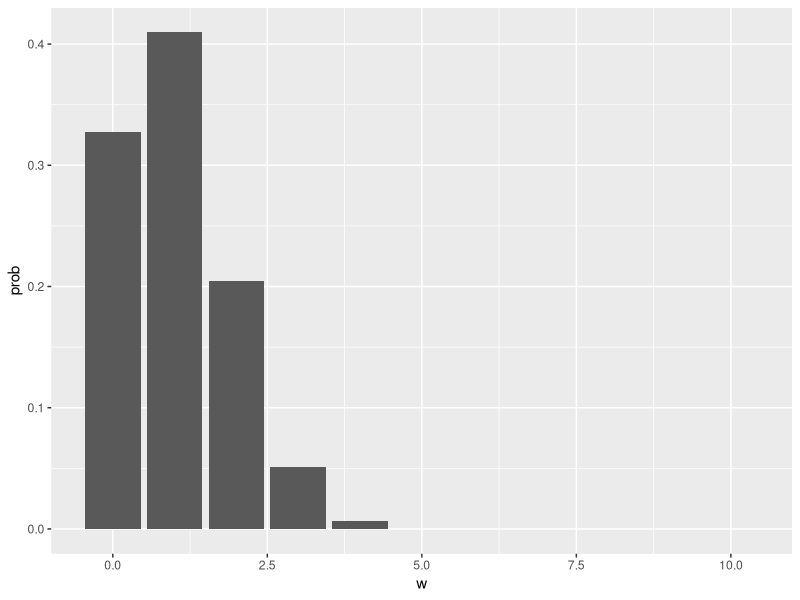
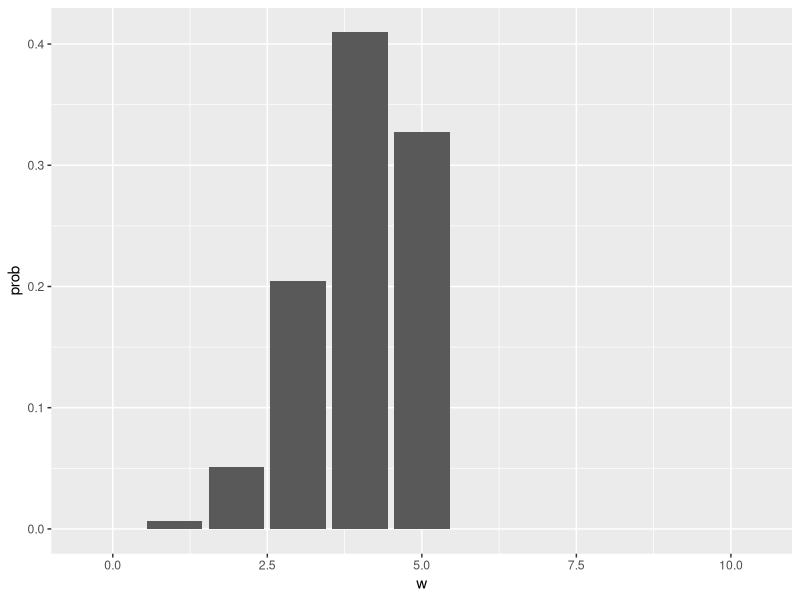

Reproduce these figures in R, in order.
## ---- chunk 1
pmf <- dbinom(x = 0:10, size = 5, prob = 0.2)
pmf_df <- data.frame(w = 0:10, prob = round(x = pmf, digits = 4))
pmf_df

pmf2 <- dbinom(x = 0:10, size = 5, prob = 0.8)
pmf2_df <- data.frame(w = 0:10, prob = round(x = pmf2, digits = 4))
pmf2_df
## ---- chunk 2
library("ggplot2")
ggplot(pmf_df, aes(w, prob)) + geom_col()
## ---- chunk 3
ggplot(pmf2_df, aes(w, prob)) + geom_col()
